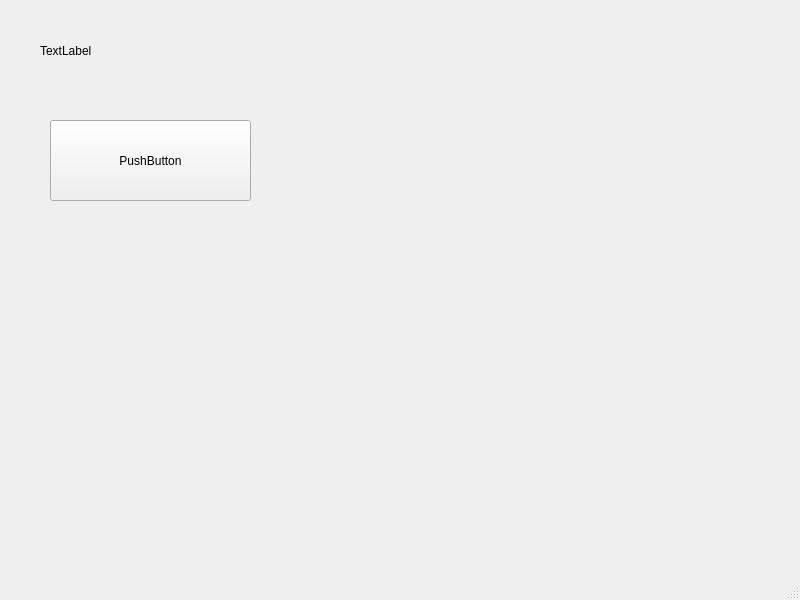
<?xml version="1.0" encoding="UTF-8"?>
<ui version="4.0">
 <class>MainWindow</class>
 <widget class="QMainWindow" name="MainWindow">
  <property name="geometry">
   <rect>
    <x>0</x>
    <y>0</y>
    <width>800</width>
    <height>600</height>
   </rect>
  </property>
  <property name="windowTitle">
   <string>MainWindow</string>
  </property>
  <widget class="QWidget" name="centralwidget">
   <widget class="QLabel" name="label">
    <property name="geometry">
     <rect>
      <x>40</x>
      <y>40</y>
      <width>241</width>
      <height>21</height>
     </rect>
    </property>
    <property name="text">
     <string>TextLabel</string>
    </property>
   </widget>
   <widget class="QPushButton" name="pushButton">
    <property name="geometry">
     <rect>
      <x>50</x>
      <y>120</y>
      <width>201</width>
      <height>81</height>
     </rect>
    </property>
    <property name="text">
     <string>PushButton</string>
    </property>
   </widget>
  </widget>
  <widget class="QMenuBar" name="menubar">
   <property name="geometry">
    <rect>
     <x>0</x>
     <y>0</y>
     <width>800</width>
     <height>26</height>
    </rect>
   </property>
  </widget>
  <widget class="QStatusBar" name="statusbar"/>
 </widget>
 <resources/>
 <connections/>
</ui>
